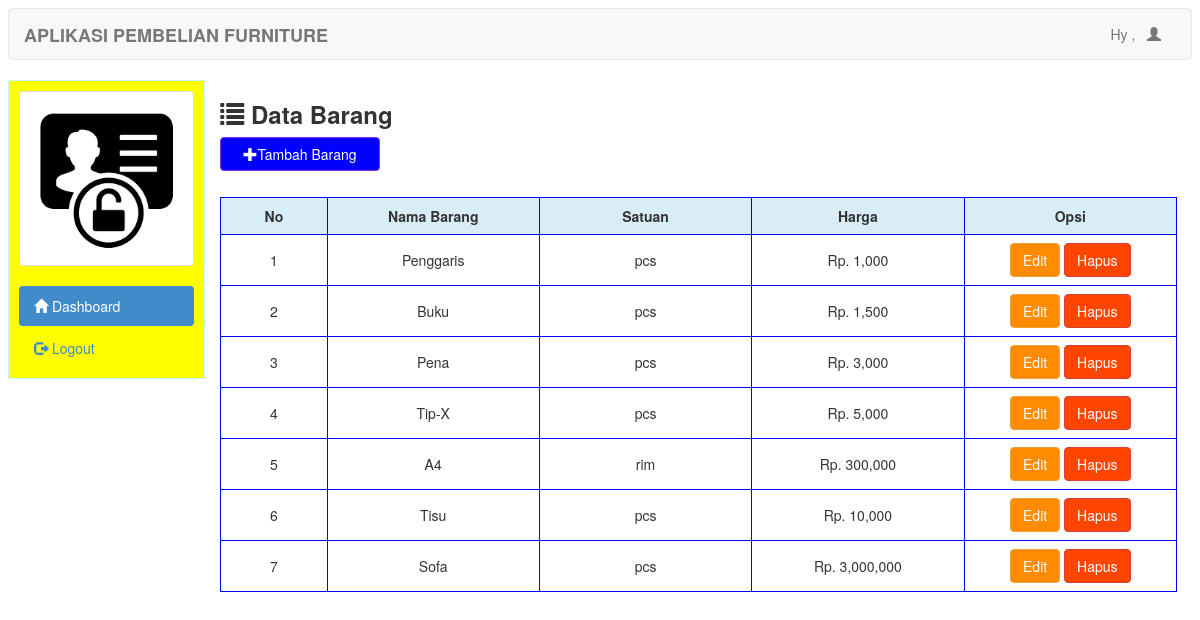
Page /admin/barang.php on the earlier database version.
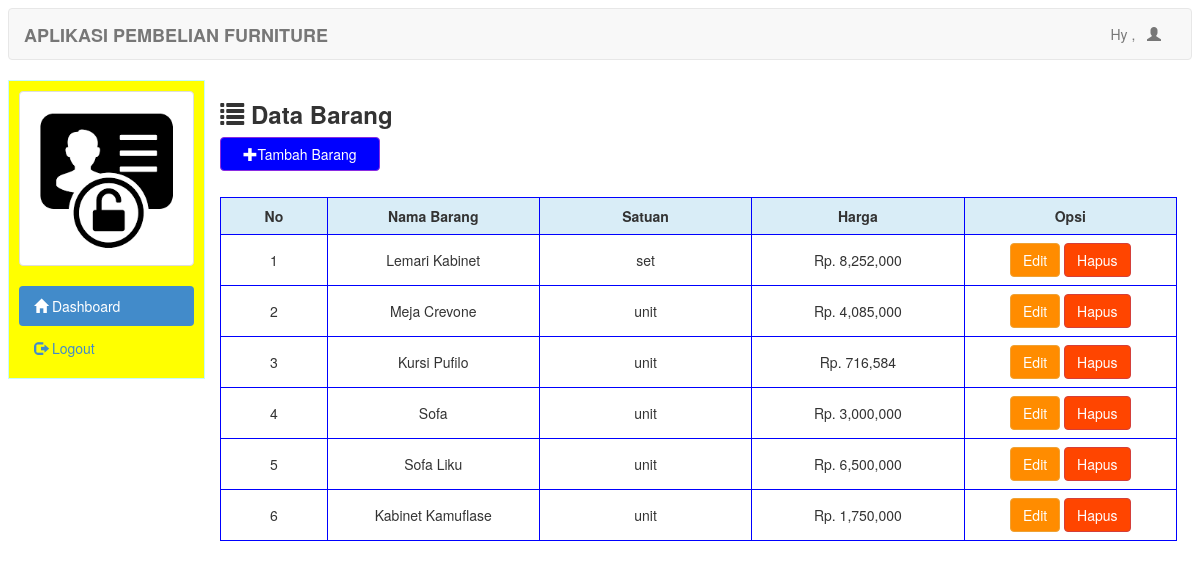
Same page on the later database version.
### tables this page shows
CREATE TABLE `tbl_barang` (
  `kd_barang` int(10) NOT NULL,
  `nama_barang` varchar(50) NOT NULL,
  `satuan` varchar(20) NOT NULL,
  `harga` int(11) NOT NULL
);

### admin/barang.php (the view, shortened to what this page needs)
<?php include 'header.php'; ?>
<h3><span class="glyphicon glyphicon-list"></span><strong> Data Barang </strong></h3>
<button style="margin-bottom:20px" data-toggle="modal" data-target="#myModal" class="btn btn-info col-md-2"><span class="glyphicon glyphicon-plus"></span>Tambah Barang</button>
<br/>
<div class="col-md-12">
</div>
<br/>
<br/>
<table class="table table-bordered">
	<tr class="info">
		<th class="col-md-1">No</th>
		<th class="col-md-2">Nama Barang</th>
		<th class="col-md-2">Satuan</th>
		<th class="col-md-2">Harga</th>
		<th class="col-md-2">Opsi</th>
	</tr>
	<?php
	if(isset($_GET['cari'])){
		$cari=mysql_real_escape_string($_GET['cari']);
		$brg=mysql_query("select * from tbl_barang where nama_barang like '%".$cari."%'");
	}else{
		$brg=mysql_query("select * from tbl_barang");
	}
	$no=1;
	while($b=mysql_fetch_array($brg)){
		?>
		<tr>
			<td><?php echo $no++ ?></td>
			<td><?php echo ucwords($b['nama_barang']) ?></td>
			<td><?php echo $b['satuan'] ?></td>
			<td><?php echo "Rp. ".number_format($b['harga']) ?></td>
			<td>
				<a href="editbarang.php?id=<?php echo $b['kd_barang']; ?>" class="btn btn-warning">Edit</a>
				<a onclick="if(confirm('Apakah anda yakin ingin menghapus data ini ??')){ location.href='hapusbarang.php?id=<?php echo $b['kd_barang']; ?>' }" class="btn btn-danger">Hapus</a>
			</td>
		</tr>
		<?php
	}
	?>
</table>
<?php
include 'footer.php';
?>

### admin/header.php (shortened to what this page needs)
<!DOCTYPE html>
<html>
<head>
	<link rel="stylesheet" type="text/css" href="../assets/css/bootstrap.css">
	<link rel="stylesheet" type="text/css" href="../assets/js/jquery-ui/jquery-ui.css">
</head>
<body>
	<div class="navbar navbar-default">
		<div class="container-fluid">
			<div class="navbar-header">
				<a href="" class="navbar-brand"><strong>APLIKASI PEMBELIAN FURNITURE</strong></a>
			</div>
			<div class="collapse navbar-collapse">
				<ul class="nav navbar-nav navbar-right">
					<li><a class="dropdown-toggle" data-toggle="dropdown" role="button" href="#">Hy , <?php echo ucwords($_SESSION['nama'])  ?>&nbsp&nbsp<span class="glyphicon glyphicon-user"></span></a></li>
				</ul>
			</div>
		</div>
	</div>
	<div class="col-md-2" style="border:1px solid #c6fafb;padding:10px;background-color:#FFFF00;">
		<div class="row">
				<div class="col-xs-6 col-md-12">
					<a class="thumbnail">
					<img class="img-responsive" src="foto/text.png">
					</a>
				</div>
		</div>
		<ul class="nav nav-pills nav-stacked">
			<li class="active"><a href="index.php"><span class="glyphicon glyphicon-home"></span>  Dashboard</a></li>
			<li><a href="logout.php"><span class="glyphicon glyphicon-log-out"></span>  Logout</a></li>
		</ul>
	</div>
	<div class="col-md-10">

### admin/footer.php (shortened to what this page needs)
</body>
</html>

Differences in the rows shown:
removed tbl_barang: nama_barang "Penggaris", satuan "pcs", harga "1,000"
removed tbl_barang: nama_barang "Buku", satuan "pcs", harga "1,500"
removed tbl_barang: nama_barang "Pena", satuan "pcs", harga "3,000"
removed tbl_barang: nama_barang "Tip-X", satuan "pcs", harga "5,000"
removed tbl_barang: nama_barang "A4", satuan "rim", harga "300,000"
removed tbl_barang: nama_barang "Tisu", satuan "pcs", harga "10,000"
added tbl_barang: nama_barang "Lemari Kabinet", satuan "set", harga "8,252,000"
added tbl_barang: nama_barang "Meja Crevone", satuan "unit", harga "4,085,000"
added tbl_barang: nama_barang "Kursi Pufilo", satuan "unit", harga "716,584"
changed tbl_barang "Sofa": satuan "pcs" → "unit"
added tbl_barang: nama_barang "Sofa Liku", satuan "unit", harga "6,500,000"
added tbl_barang: nama_barang "Kabinet Kamuflase", satuan "unit", harga "1,750,000"
